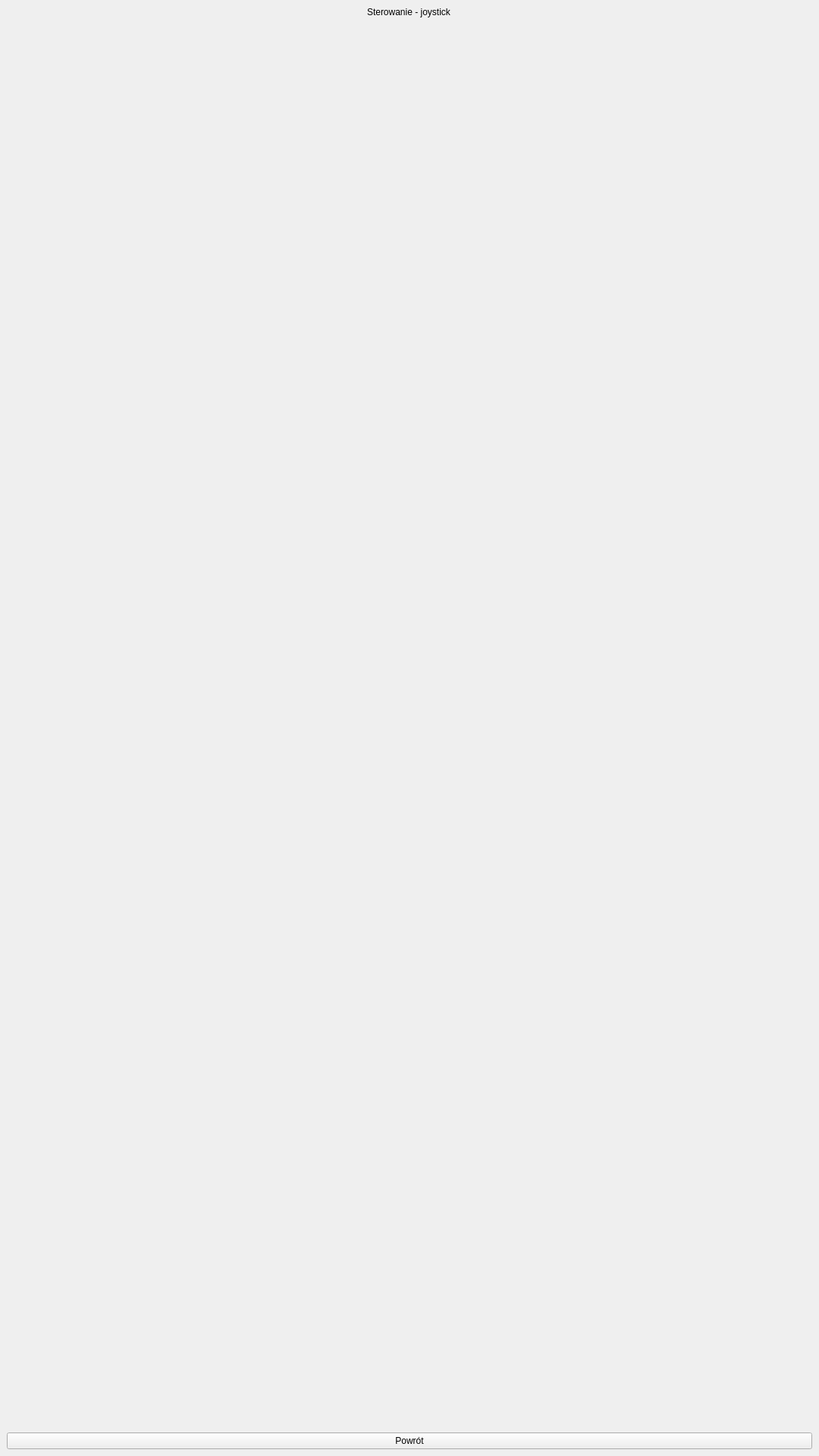
<?xml version="1.0" encoding="UTF-8"?>
<ui version="4.0">
 <class>JoystickSteeringWindow</class>
 <widget class="QMainWindow" name="JoystickSteeringWindow">
  <property name="geometry">
   <rect>
    <x>0</x>
    <y>0</y>
    <width>1080</width>
    <height>1920</height>
   </rect>
  </property>
  <property name="windowTitle">
   <string>MainWindow</string>
  </property>
  <widget class="QWidget" name="centralwidget">
   <layout class="QGridLayout" name="gridLayout">
    <item row="0" column="0">
     <layout class="QVBoxLayout" name="verticalLayout">
      <item alignment="Qt::AlignHCenter">
       <widget class="QLabel" name="label">
        <property name="text">
         <string>Sterowanie - joystick</string>
        </property>
       </widget>
      </item>
      <item>
       <spacer name="verticalSpacer">
        <property name="orientation">
         <enum>Qt::Vertical</enum>
        </property>
        <property name="sizeHint" stdset="0">
         <size>
          <width>20</width>
          <height>40</height>
         </size>
        </property>
       </spacer>
      </item>
      <item alignment="Qt::AlignHCenter">
       <widget class="JoyPad" name="joypad" native="true">
        <property name="minimumSize">
         <size>
          <width>900</width>
          <height>900</height>
         </size>
        </property>
       </widget>
      </item>
      <item>
       <widget class="QPushButton" name="pushButtonReturn">
        <property name="text">
         <string>Powrót</string>
        </property>
       </widget>
      </item>
     </layout>
    </item>
   </layout>
  </widget>
 </widget>
 <customwidgets>
  <customwidget>
   <class>JoyPad</class>
   <extends>QWidget</extends>
   <header>joypad.h</header>
   <container>1</container>
  </customwidget>
 </customwidgets>
 <resources/>
 <connections/>
</ui>
